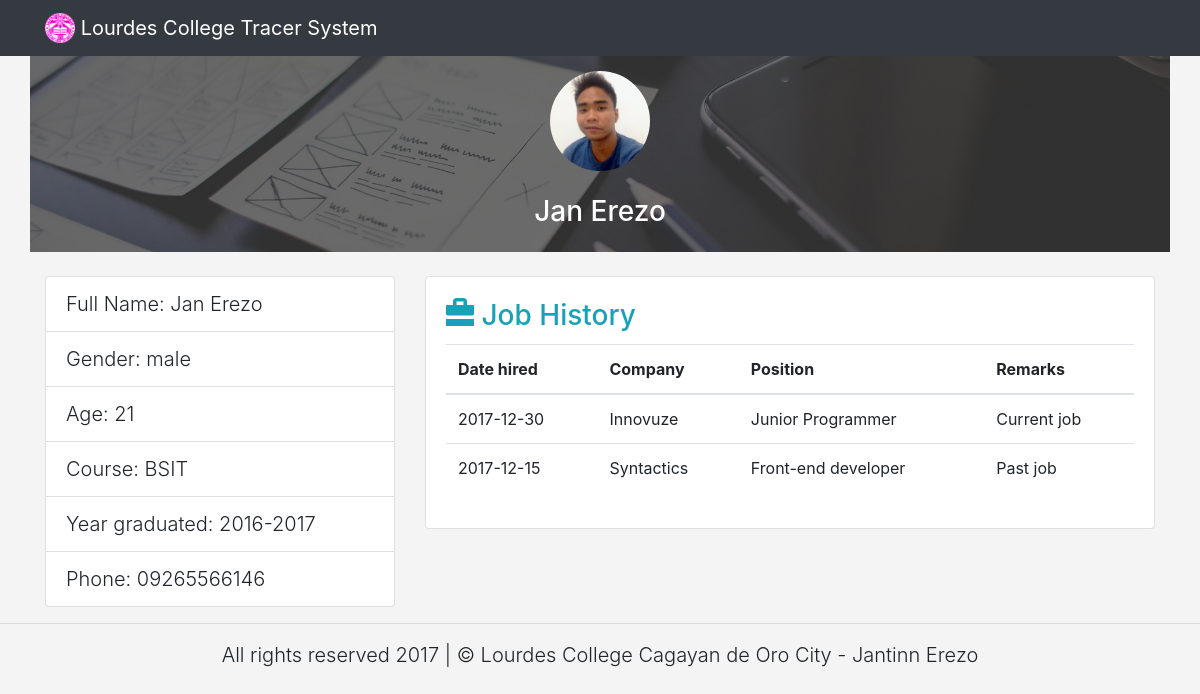
The page /administrator/view_profile.php?graduate_id=5a2e8403301ba on the database its author committed.
### tables this page shows
CREATE TABLE `tbl_graduates` (
  `graduate_id` varchar(255) NOT NULL,
  `lastname` varchar(255) NOT NULL,
  `firstname` varchar(255) NOT NULL,
  `gender` varchar(6) NOT NULL,
  `age` int(1) NOT NULL,
  `course_code` varchar(50) NOT NULL,
  `year_graduated` varchar(9) NOT NULL,
  `username` varchar(255) NOT NULL,
  `password` varchar(255) NOT NULL,
  `phone` varchar(11) NOT NULL,
  `img` varchar(255) DEFAULT 'avatar.png',
  `status` int(1) NOT NULL,
  `date_registered` datetime NOT NULL
);

CREATE TABLE `tbl_job_history` (
  `job_id` int(11) NOT NULL,
  `graduate_id` varchar(255) NOT NULL,
  `date_hired` date NOT NULL,
  `company` varchar(255) NOT NULL,
  `position` varchar(255) NOT NULL,
  `remarks` int(1) NOT NULL,
  `date_added` datetime NOT NULL
);

### administrator/controller.php (called while the page is built, shortened)
<?php
    function view_profile($pdo,$graduate_id){
        $sql = 'SELECT* FROM tbl_graduates WHERE graduate_id = :graduate_id';
        $stmt = $pdo->prepare($sql);
        $stmt->bindParam(':graduate_id', $graduate_id, PDO::PARAM_STR);
        $stmt->execute();
        if($stmt->rowCount() === 1){
            return $stmt->fetch();
        }else{
            return false;
        }
    }
    function job_history($pdo,$graduate_id){
        $sql = 'SELECT* FROM tbl_graduates INNER JOIN tbl_job_history ON tbl_job_history.graduate_id = tbl_graduates.graduate_id WHERE tbl_job_history.graduate_id = :graduate_id ORDER BY tbl_job_history.date_hired DESC';
        $stmt = $pdo->prepare($sql);
        $stmt->bindParam(':graduate_id', $graduate_id, PDO::PARAM_STR);
        $stmt->execute();
        if($stmt->rowCount() > 0){
            return $stmt->fetchAll();
        }else{
            return false;
        }
    }

### administrator/view_profile.php (the view, shortened to what this page needs)
<?php
    require_once('header.php');
    require_once('controller.php');
    $profile = view_profile($pdo,$_GET['graduate_id']);
    $jobs = job_history($pdo,$_GET['graduate_id']);
?>
<div class="container">
<div class="row profile-cover">
        <div class="col-md-4">
        </div>
        <div class="col-md-4 text-center">
            <div class="avatar" style="background-image:url('../resources/img/avatar/<?php echo $profile->img;?>')">
            </div>
            <br>
            <h3><?php echo $profile->firstname . ' ' .$profile->lastname;?></h3>
        </div>
        <div class="col-md-4">
        </div>
    </div>
    <br>
    <div class="row">
        <div class="col-md-4">
        <ul class="list-group">
            <li class="list-group-item lead">Full Name: <?php echo $profile->firstname . ' ' .$profile->lastname;?></li>
            <li class="list-group-item lead">Gender: <?php echo $profile->gender;?></li>
            <li class="list-group-item lead">Age: <?php echo $profile->age;?></li>
            <li class="list-group-item lead">Course: <?php echo $profile->course_code;?></li>
            <li class="list-group-item lead">Year graduated: <?php echo $profile->year_graduated;?></li>
            <li class="list-group-item lead">Phone: <?php echo $profile->phone;?></li>
        </ul>
        </div>
        <div class="col-md-8">
            <div class="card">
                <div class="card-body">
                    <h3 class="card-title text-info">
                    <span class="oi oi-briefcase"></span> Job History
                    </h3>
                        <?php if($jobs):?>
                            <div class="table-responsive">
                                <table class="table">
                                    <thead>
                                        <th>Date hired</th>
                                        <th>Company</th>
                                        <th>Position</th>
                                        <th>Remarks</th>
                                    </thead>
                                    <tbody>
                                        <?php foreach($jobs as $job):?>
                                            <tr>
                                                <td><?php echo $job->date_hired;?></td>
                                                <td><?php echo $job->company;?></td>
                                                <td><?php echo $job->position;?></td>
                                                <td>
                                                <?php if($job->remarks == 1):?>
                                                     Current job
                                                <?php else: ?>
                                                     Past job
                                                <?php endif;?>
                                            </td>
                                            </tr>
                                        <?php endforeach;?>
                                    </tbody>
                                </table>
                            </div>
                        <?php else: ?>
                            <div class="alert alert-warning text-center">
                                <?php echo $profile->firstname;?> haven't yet added a job history.
                            </div>
                        <?php endif;?>
                </div>
            </div>
        </div>
    </div>
</div>
<hr>
<?php require_once('footer.php');?>

### administrator/header.php (shortened to what this page needs)
<!DOCTYPE html>
<html lang="en">
<head>
    <link rel="stylesheet" href="https://maxcdn.bootstrapcdn.com/bootstrap/4.0.0-beta.2/css/bootstrap.min.css">
    <link rel="stylesheet" href="../resources/css/style.css">
    <link rel="stylesheet" href="../resources/css/open-iconic-bootstrap.css">
</head>
<body>
    <nav class="navbar navbar-expand-lg navbar-dark bg-dark">
        <div class="container">
            <a class="navbar-brand" href="#">
                <img src="../resources/img/lc.png" width="30" height="30" class="d-inline-block align-top" alt="">
                Lourdes College Tracer System
            </a>
        </div>
    </nav>
</body>
</html>

### administrator/footer.php
<footer class="container">
 <p class="lead text-center">All rights reserved <?php echo Date('Y');?> | &copy; Lourdes College Cagayan de Oro City - Jantinn Erezo </p>
</footer>

### resources/css/style.css (style rules this page uses)
body { background-color: #f4f4f4; }
.avatar { width: 100px; height: 100px; background-position: center; background-size: cover; border-radius: 50px; margin: 0 auto; }
.profile-cover { background-image:url('../img/cover.jpg'); background-position: center; background-size: cover; background-repeat: no-repeat; color:#fff; padding:15px; }

### rows shown on the page
tbl_graduates: img (picture), firstname "Jan", lastname "Erezo", gender "male", age "21", course_code "BSIT", year_graduated "2016-2017", phone "09265566146"
tbl_job_history: date_hired "2017-12-30", company "Innovuze", position "Junior Programmer", remarks "Current job"
tbl_job_history: date_hired "2017-12-15", company "Syntactics", position "Front-end developer", remarks "Past job"

### other values the page prints
Date('Y') "2017"
